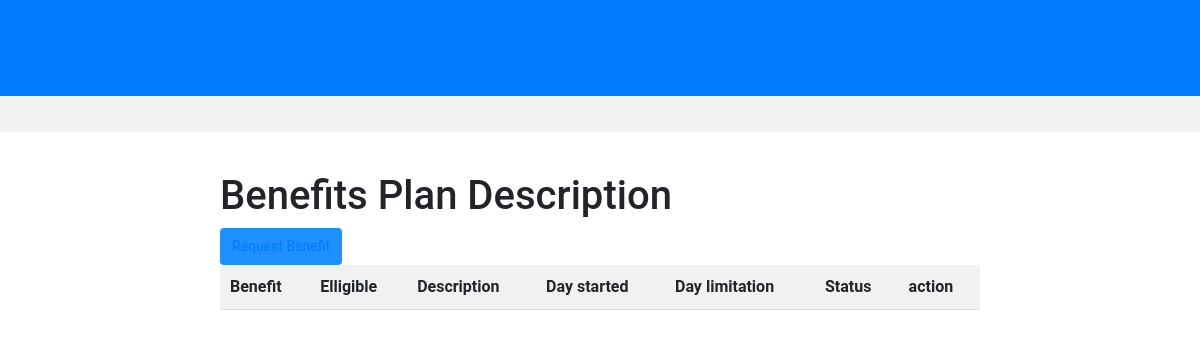
Page /benefit/plans/bsratmulugeta@gmail.com (signed in) on the earlier database version.
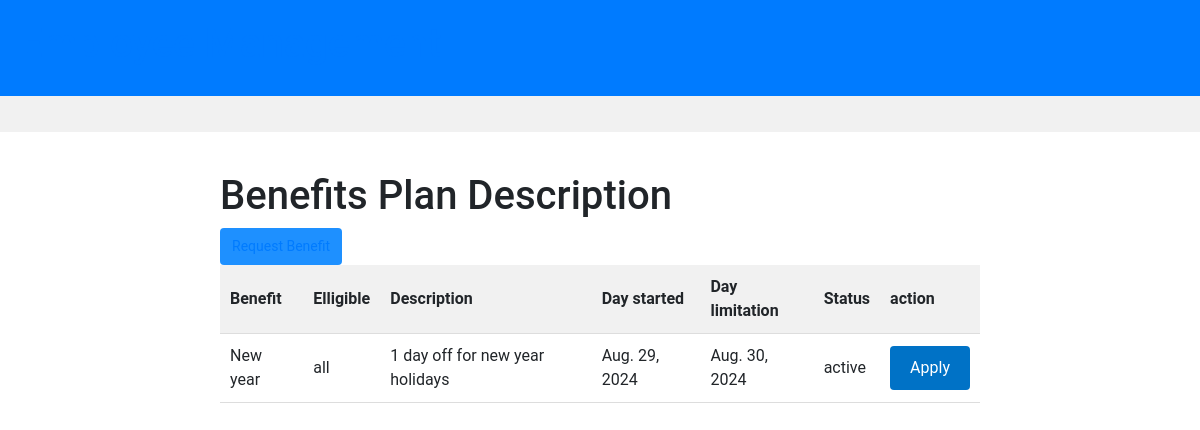
Same page on the later database version.
### benefits/models.py (models this page shows, shortened)
class Benefit(models.Model):
    id = models.AutoField(primary_key=True)
    name = models.CharField(max_length=200)
    type = models.CharField(max_length=200)
    cost = models.IntegerField(default=0)
    description = models.CharField(max_length=500)
    elligible = models.CharField(max_length=500, default='all')
    effective_date = models.DateField(default='07-11-2013')
    expiration_date = models.DateField()
    class Meta :
        db_table = "Benefit"

### benefits/views.py (the view, shortened to what this page needs)
# urls.py: path("plans/<str:eid>", views.plans),
@login_required(login_url="emp_login")
def plans(request,eid):
    now = datetime.date.today()
    plan = Benefit.objects.all()
    em = CustomUser.objects.filter(email=eid).first()
    return render (request , 'benefit/plans.html',{'plans':plan,'time':now , 'eid':em.email} )

### templates/benefit/plans.html (shortened to what this page needs)
{% extends 'base.html' %}
{% block content %}
{% load static %}
<link rel="stylesheet" href="{% static 'style.css' %}">
  <div class="container">
    <h1>Benefits Plan Description </h1>
    <button class="top-right-button"><a href="enroll/{{eid}}">Request Benefit</a></button>
    <table>
      <thead>
        <tr>
          <th>Benefit</th>
          <th>Elligible</th>
          <th>Description</th>
          <th>Day started</th>
          <th>Day limitation</th>
          <th>Status</th>
          <th>action</th>
        </tr>
      </thead>
      <tbody>
        {% for p in plans %}
        {% if p.expiration_date  >= time %}
        <tr>
          <td>{{p.name}}</td>
          <td>{{p.elligible}}</td>
          <td>{{p.description}}</td>
          <td>{{p.effective_date}}</td>
          <td>{{p.expiration_date}}</td>
          <td>active</td>
          <td><button class="show-popup-button" data-title="{{p.name}}  , Elligiblity: {{p.elligible}}" data-text="{{p.name}}">Apply</button></td>
          {% endif %}
        </tr>
        {% endfor %}
      </tbody>
    </table>
  </div>
{% endblock %}

Differences in the rows shown:
added Benefit: name "New year", elligible "all", description "1 day off for new year holidays", effective_date "Aug. 29, 2024", expiration_date "Aug. 30, 2024"
